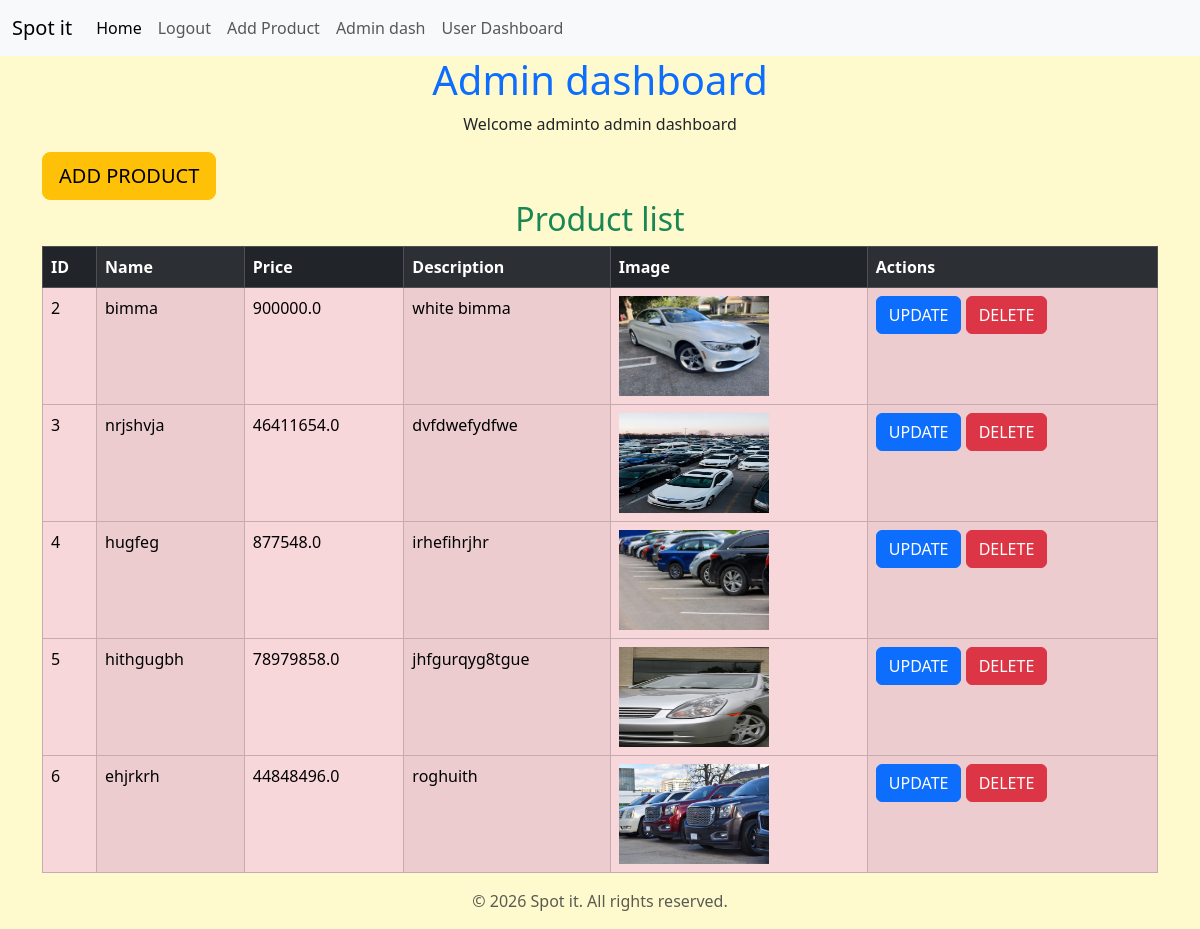
Screenshot of /products/ (signed in) with the database file from the repository.
### leapp/models.py (models this page shows, shortened)
class Car(models.Model):
    name = models.CharField(max_length=100)
    price = models.FloatField()
    description = models.TextField()
    image = models.ImageField(upload_to='cars/')
    created_at = models.DateTimeField(auto_now_add=True)

### leapp/views.py (the view)
# urls.py: path('products/',views.admin,name='products'),
@staff_member_required(login_url='login')
def admin(request):
    products=Car.objects.all()
    return render(request, 'admin dashboard.html',{'products':products})

### leapp/templates/admin dashboard.html (shortened to what this page needs)
{% extends 'base.html' %}
{% block content %}
<div class="container">
<h1 class="text-primary text-center">Admin dashboard</h1>
<p class="text-center">Welcome {{user.username}}to admin dashboard</p>
<a href="{% url 'addproduct' %}" class="btn btn-warning btn-lg btn-center">ADD PRODUCT</a>
<h2 class="text-success text-center">Product list</h2>
<table class="table table-danger table-striped-columns table-hover table-bordered table">
    <thead class="table-dark">
        <tr>
            <th>ID</th>
            <th>Name</th>
            <th>Price</th>
            <th>Description</th>
            <th>Image</th>
            <th>Actions</th>
        </tr>
    </thead>
    <tbody>
        <tr>
        {% for product in products %}
            <td>{{product.id}}</td>
            <td>{{product.name}}</td>
            <td>{{product.price}}</td>
            <td>{{product.description}}</td>
            <td> <img src="{{product.image.url}}" alt="Product {{product.name}}" width="150" height="100"> </td>
            <td>
                <a href="{% url 'update' product.id %}" class="btn btn-primary">UPDATE</a>
                <button type="button" class="btn btn-danger" data-bs-toggle="modal" data-bs-target="#mymodal{{ product.id }}">
                DELETE
                </button>
            </td>
        </tr>
          {% endfor %}
    </tbody>
</table>
</div>
{% endblock %}

### leapp/static/css/style.css (style rules this page uses)
body { background-color:lemonchiffon; }

### rows the page displays
Car: id "2", name "bimma", price "900000.0", description "white bimma", image (picture)
Car: id "3", name "nrjshvja", price "46411654.0", description "dvfdwefydfwe", image (picture)
Car: id "4", name "hugfeg", price "877548.0", description "irhefihrjhr", image (picture)
Car: id "5", name "hithgugbh", price "78979858.0", description "jhfgurqyg8tgue", image (picture)
Car: id "6", name "ehjrkrh", price "44848496.0", description "roghuith", image (picture)

### other values shown
{{ user.username }} "admin"
